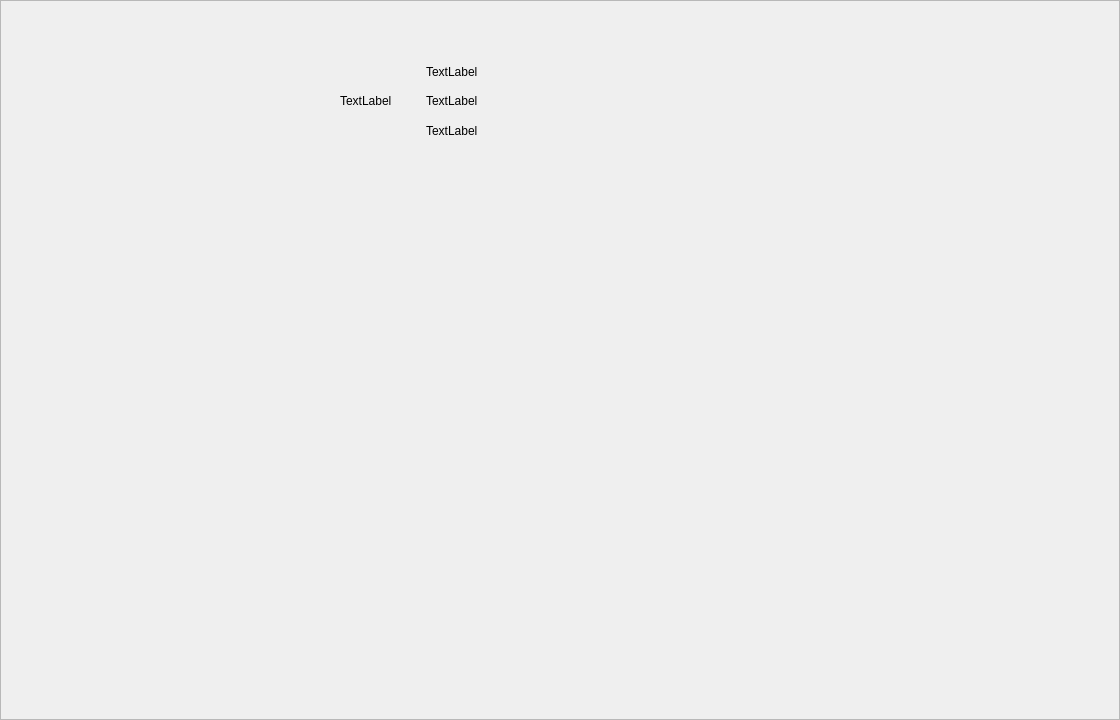
<?xml version="1.0" encoding="UTF-8"?>
<ui version="4.0">
    <class>Dialog</class>
    <widget class="QDialog" name="Dialog">
        <property name="geometry">
            <rect>
                <x>0</x>
                <y>0</y>
                <width>1120</width>
                <height>720</height>
            </rect>
        </property>
        <property name="cursor">
            <cursorShape>ArrowCursor</cursorShape>
        </property>
        <property name="windowTitle">
            <string>Dialog</string>
        </property>
        <property name="autoFillBackground">
            <bool>false</bool>
        </property>
        <widget class="QFrame" name="frame_2">
            <property name="geometry">
                <rect>
                    <x>0</x>
                    <y>0</y>
                    <width>1120</width>
                    <height>720</height>
                </rect>
            </property>
            <property name="frameShape">
                <enum>QFrame::StyledPanel</enum>
            </property>
            <property name="frameShadow">
                <enum>QFrame::Raised</enum>
            </property>
            <widget class="QWidget" name="horizontalLayoutWidget">
                <property name="geometry">
                    <rect>
                        <x>340</x>
                        <y>60</y>
                        <width>291</width>
                        <height>82</height>
                    </rect>
                </property>
                <layout class="QHBoxLayout" name="horizontalLayout" stretch="1,3">
                    <item>
                        <widget class="QLabel" name="label_avatar">
                            <property name="minimumSize">
                                <size>
                                    <width>80</width>
                                    <height>80</height>
                                </size>
                            </property>
                            <property name="text">
                                <string>TextLabel</string>
                            </property>
                        </widget>
                    </item>
                    <item>
                        <layout class="QVBoxLayout" name="verticalLayout">
                            <item>
                                <widget class="QLabel" name="label_name">
                                    <property name="text">
                                        <string>TextLabel</string>
                                    </property>
                                </widget>
                            </item>
                            <item>
                                <widget class="QLabel" name="label_wxid">
                                    <property name="text">
                                        <string>TextLabel</string>
                                    </property>
                                </widget>
                            </item>
                            <item>
                                <widget class="QLabel" name="label_city">
                                    <property name="text">
                                        <string>TextLabel</string>
                                    </property>
                                </widget>
                            </item>
                        </layout>
                    </item>
                </layout>
            </widget>
        </widget>
    </widget>
    <resources/>
    <connections/>
</ui>
